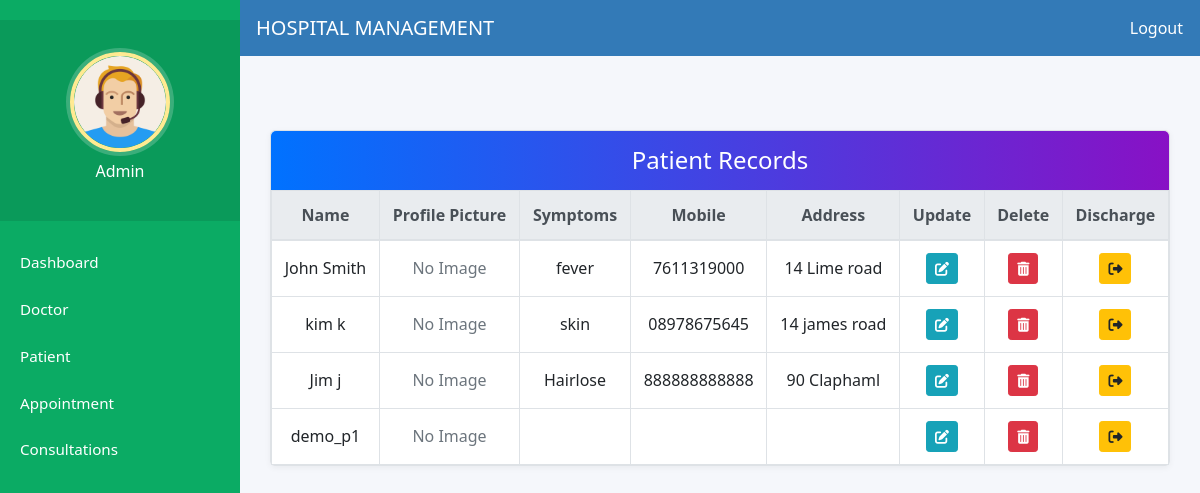
The page /adm2/patients/ (signed in) on the database its author committed.
### hospital/models.py (models this page shows, shortened)
class Patient(models.Model):
    user = models.OneToOneField(User, on_delete=models.CASCADE)
    address = models.TextField(blank=True)
    mobile = models.CharField(max_length=15, blank=True)
    symptoms = models.TextField(blank=True)
    profile_pic = models.ImageField(upload_to='profile_pics/', blank=True, null=True)
    assignedDoctorId = models.ForeignKey(Doctor, on_delete=models.SET_NULL, null=True, blank=True)
    created_at = models.DateTimeField(auto_now_add=True)
    status = models.BooleanField(default=False)  # Admin approval

### hospital/admin_dashboard_views.py (the view)
# urls.py: path("patients/", views.adm2_patient_list, name="adm2_patient_list"),
@login_required(login_url="adminlogin")
@user_passes_test(is_admin)
def adm2_patient_list(request):
    try:
        patients = Patient.objects.select_related("user")
        return render(
            request, "hospital/admin_view_patient.html", {"patients": patients}
        )
    except Exception:
        logger.exception("adm2_patient_list failed")
        messages.error(request, "Unable to load patients at this time.")
        return render(request, "hospital/admin_view_patient.html", {"patients": []})

### hospital/admin_dashboard_views.py (called while the page is built)
def is_admin(user):
    return user.is_superuser or user.is_staff

### templates/hospital/admin_view_patient.html (shortened to what this page needs)
{% extends 'hospital/admin_base.html' %}
{% load static %}
{% block content %}
<div class="container">
  <div class="card-box">
    <h4 class="section-title">Patient Records</h4>
    <div class="table-responsive">
      <table class="table table-bordered table-hover mb-0">
        <thead class="thead-light">
          <tr>
            <th>Name</th>
            <th>Profile Picture</th>
            <th>Symptoms</th>
            <th>Mobile</th>
            <th>Address</th>
            <th>Update</th>
            <th>Delete</th>
            <th>Discharge</th>
          </tr>
        </thead>
        <tbody>
          {% for patient in patients %}
          <tr>
            <td>
              {% if patient.user %}
                {{ patient.user.get_full_name|default:patient.user.username }}
              {% else %}
                <span class="text-muted">N/A</span>
              {% endif %}
            </td>
            <td>
              {% if patient.profile_pic %}
                <img src="{{ patient.profile_pic.url }}" alt="Profile" class="profile-pic">
              {% else %}
                <span class="text-muted">No Image</span>
              {% endif %}
            </td>
            <td>{{ patient.symptoms }}</td>
            <td>{{ patient.mobile }}</td>
            <td>{{ patient.address }}</td>
            <td>
              <a class="btn btn-info btn-sm" href="{% url 'admin-update-patient' patient.pk %}" title="Edit">
                <i class="fas fa-edit"></i>
              </a>
            </td>
            <td>
              <a class="btn btn-danger btn-sm" href="{% url 'admin-delete-patient' patient.pk %}" title="Delete">
                <i class="fas fa-trash-alt"></i>
              </a>
            </td>
            <td>
              <a class="btn btn-warning btn-sm" href="{% url 'discharge-patient' pk=patient.pk %}" title="Discharge Patient">
                <i class="fas fa-sign-out-alt"></i>
              </a>
            </td>
          </tr>
          {% empty %}
          <tr>
            <td colspan="8" class="text-center text-muted">No patient records available.</td>
          </tr>
          {% endfor %}
        </tbody>
      </table>
    </div>
  </div>
</div>
{% endblock content %}

### static/style.css (style rules this page uses)
html, body { height: 100%; }
body { margin: 0; font-family: "Segoe UI", Tahoma, Geneva, Verdana, sans-serif; min-height: 100vh; display: flex; flex-direction: column; }

### templates/hospital/admin_view_patient.html (style rules this page uses)
.section-title { background: linear-gradient(to right, #0072ff, #8811c5); color: white; padding: 15px 0; text-align: center; border-radius: 5px 5px 0 0; margin-bottom: 0; }
.card-box { background: #fff; border: 1px solid #dee2e6; border-radius: 5px; box-shadow: 0 2px 6px rgba(0, 0, 0, 0.05); }
.table th, .table td { vertical-align: middle !important; text-align: center; }
.container { margin-top: 40px; margin-bottom: 60px; }

### templates/hospital/admin_base.html (style rules this page uses)
html, body { height: 100%; margin: 0; display: flex; flex-direction: column; }
body { background-color: #f5f7fb; }

### rows shown on the page
Patient: user.get_full_name "John Smith", profile_pic "No Image", symptoms "fever", mobile "7611319000", address "14 Lime road"
Patient: user.get_full_name "kim k", profile_pic "No Image", symptoms "skin", mobile "08978675645", address "14 james road"
Patient: user.get_full_name "Jim j", profile_pic "No Image", symptoms "Hairlose", mobile "888888888888", address "90 Claphaml"
Patient: user.get_full_name "demo_p1", profile_pic "No Image"
